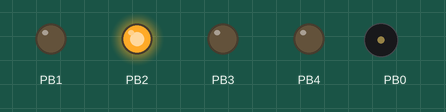
Recording of a sketch running on a simulated ATtiny85, built with avr-gcc and run on an emulated ATtiny85. Parts: output pins drawn as LEDs (lit = HIGH), buzzer (waves = sounding). Sleep ends after the set time or at an interrupt; random numbers use the default seed unless the sketch sets one; EEPROM starts erased. At 8.7 s the program stops and its outputs stay as they are.

Above: at 0.07 s.
At 1.16 s:
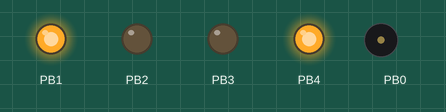
At 2.24 s:
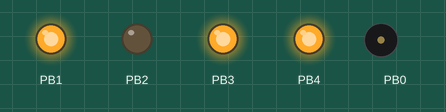
At 3.68 s:
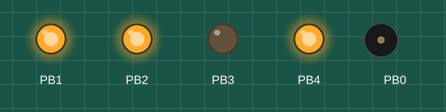
At 4.06 s:
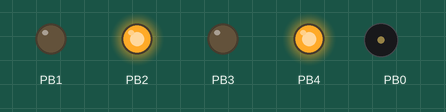
At 4.6 s:
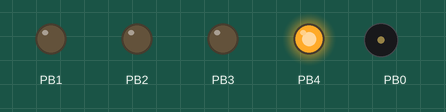
Timing chart, 0 to 6.1 s (numbered marks = the images above):
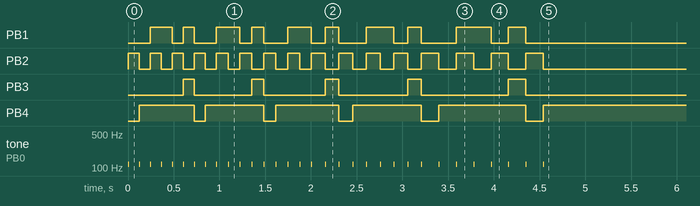

Measured:
- by itself, PB1: LOW → HIGH at 0.24 s, → LOW 0.24 s later, → HIGH 0.12 s later, → LOW 0.12 s later, … (20 changes in this stretch)
- by itself, PB2: repeats every 0.24 s: LOW 0.12 s, HIGH 0.12 s, until it stays LOW from 4.5 s
- by itself, PB3: LOW → HIGH at 0.60 s, → LOW 0.12 s later, → HIGH 0.63 s later, → LOW 0.13 s later, … (10 changes in this stretch)
- by itself, PB4: LOW → HIGH at 0.12 s, → LOW 0.60 s later, → HIGH 0.12 s later, → LOW 0.64 s later, … (11 changes in this stretch)
- by itself, tone on PB0: repeats every 0.12 s: silent 0.11 s, 120 Hz 0.01 s, until it stays silent from 4.5 s

The sketch:

attiny85-dice.ino
```cpp
// (licence header left out)
#include <EEPROM.h>
#include <avr/sleep.h>

#define SHOW_NUMBER_DELAY 4000 // Длительность отображения выпавшего значения

#define adc_disable()   bitClear(ADCSRA, ADEN)
#define rand()          random(6)

/**
 * Поскольку "бросание кубика" реализовано через сброс (остальные пины заняты под вывод индикации),
 * то метод setup() выполняется перед каждым "броском", соответственно,
 * значения сида должны быть максимально разрознены.
 *
 * Хотя вывод A0 и используется для сброса, но пока кнопка нажата - МК не работает, а вот запускается - только при отпускании
 */
void setup() {
  // для максимизации случайности, смешиваем с аналоговым значением сигнала от неподключенного входа
  // некое сохраненное в памяти значение
  randomSeed(UINT32_MAX & (analogRead(A0) + eeprom_read_dword(0))); // UINT32_MAX & - ограничение верхнего предела значения
}

/**
 * Для максимальной случайности - каждый раз сохраняем в память текущее значение времени
 * и смешиваем его с предыдущим
 */
void updateSeed() {
  uint64_t data = eeprom_read_dword(0) + millis();
  if (data >= UINT32_MAX) data = millis();
  eeprom_write_dword(0, data);
}

void loop() {
  // проснулись, "бросаем кубик"
  roll();
  updateSeed();
  delay(SHOW_NUMBER_DELAY); // отображаем "выпавшее" значение определенное время

  // "прячем кубик", идем спать
  resetPins();
  set_sleep_mode(SLEEP_MODE_PWR_DOWN);
  goSleep();
}

/*
   Pins:
  [1]     [4]
  [3] [2] [3]
  [4]     [1]
*/
byte diceData[6] = {
  B00100, // 1
  B10000, // 2
  B10100, // 3
  B10010, // 4
  B10110, // 5
  B11010  // 6
};

void roll() {
  shuffle();
  for (byte i = 0; i < (31 + rand()); i++) {
    setPins(diceData[i % 6]); // отобразить текущую "верхнюю" грань
    tone(PB0, 120, 10); // изобразить звук кубика, который катится
    delay(getDelay(i)); // кубик постепенно замедляется
  }
}

void shuffle() {
  for (int i = 0; i < 6; i++) {
    int j = rand();
    int temp = diceData[j];
    diceData[j] = diceData[i];
    diceData[i] = temp;
  }
}

/**
 * Замедление по экспоненте: 3 * pow(2.7, x/10) + 120
 */
long getDelay(byte x) {
  const int delayArr[8] = {120, 130, 150, 190, 280, 480};
  return delayArr[x / 8];
}

/**
 * Отобразить "грань"
 */
void setPins (byte pins) {
  DDRB  = B11111; // pin mode PB0-PB4 OUTPUT
  PORTB = pins;   // выставить нужные уровни на пинах
}

/**
 * DDRB – The Port B Data Direction Register (регистр направления передачи данных порта B)
 * PORTB – The Port B Data Register (регистр данных порта B)
*/
void resetPins() {
  DDRB  = 0; // все пины на ввод
  PORTB = 0; // всем пинам низкий уровень
}

/**
 * Вполне стандартный набор инструкций глубокого сна с максимальным энергосбережением
 */
void goSleep() {
  adc_disable();
  sleep_enable();       // Set the SE (sleep enable) bit.
  sleep_bod_disable();  // Recommended practice is to disable the BOD
  sleep_cpu();          // Put the device into sleep mode. The SE bit must be set beforehand, and it is recommended to clear it afterwards.
}
```
